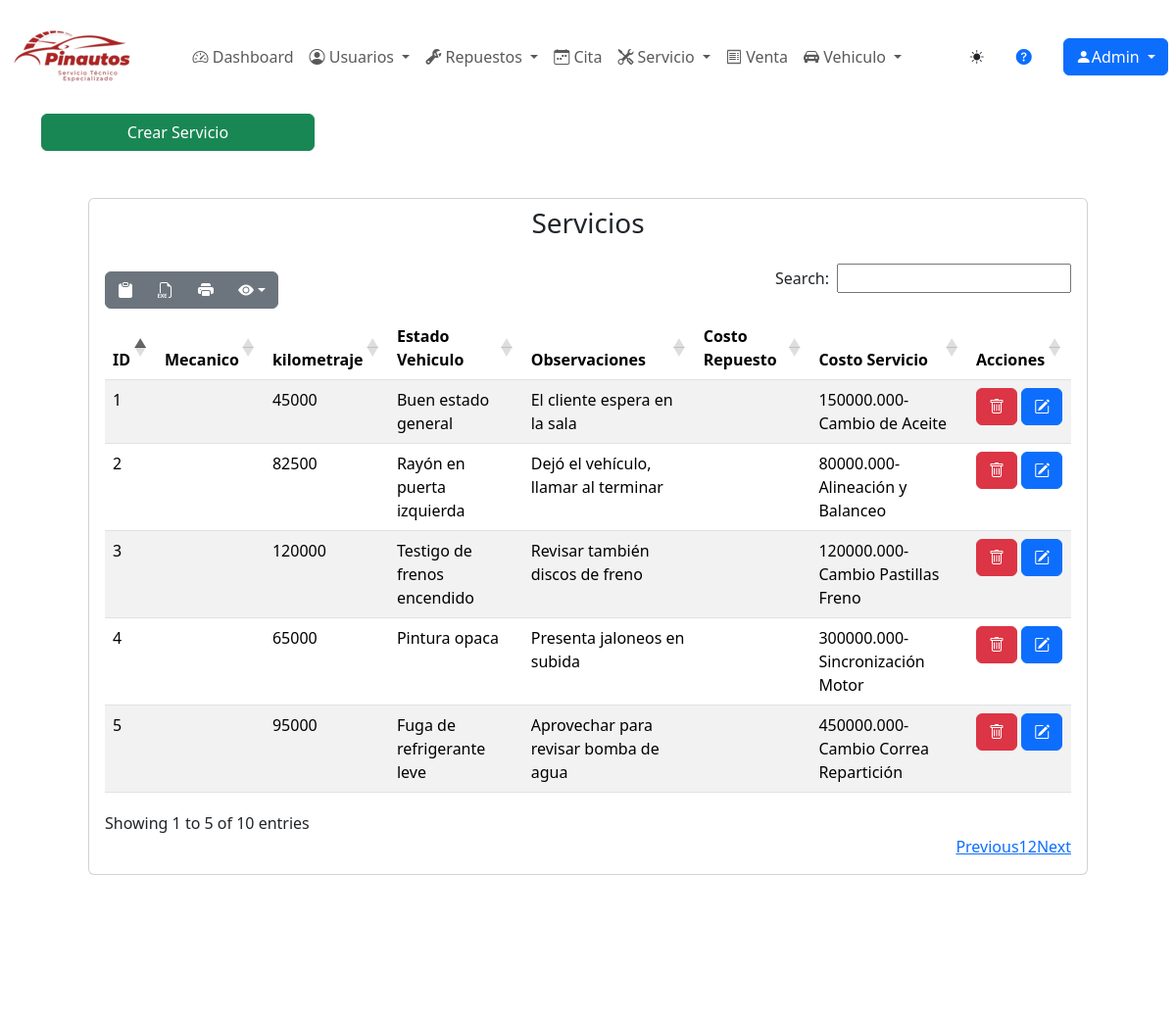
The app's page /servicio/servicio/ (signed in), older data.
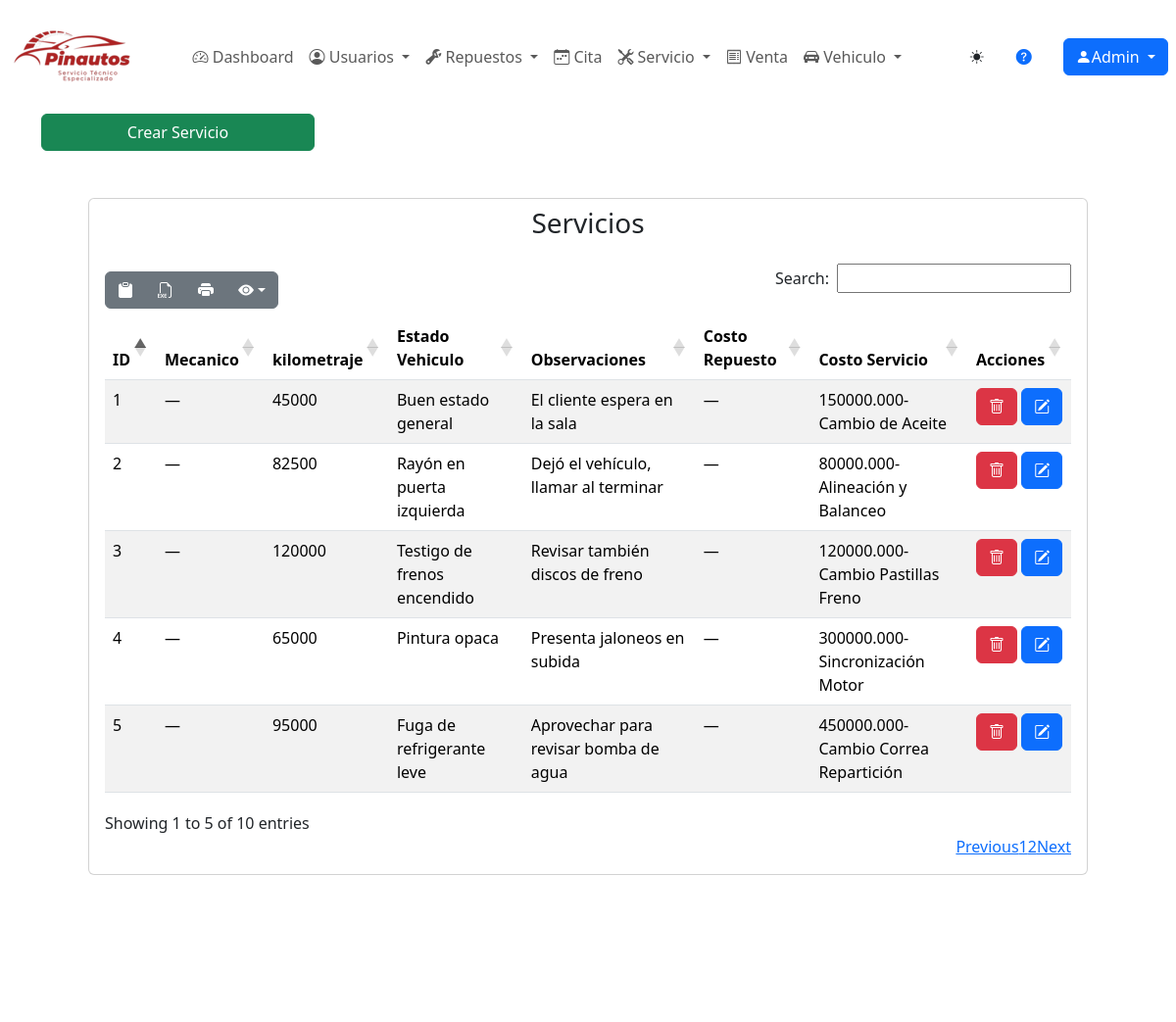
The same page, newer data.
### servicio/models.py (models this page shows, shortened)
class Servicio(models.Model):
    fecha_servicio=models.DateField(verbose_name="Fecha de Registro", help_text="MM/DD/AAAA", default=datetime.date.today)
    nombres= models.ForeignKey(Usuario,on_delete=models.SET_NULL,null=True,blank=True,limit_choices_to={'tipo_usuario': Usuario.TipoUsuario.MECANICO},verbose_name="Mecanico")
    kilometraje=models.CharField(max_length=6, verbose_name="Kilometraje", default=0,validators=[numeric_validator],blank=False)
    estado_vehiculo=models.CharField(max_length=45, verbose_name="Estado del vehiculo",default="",validators=[alphabetic_validator])
    observaciones=models.CharField(max_length=45, verbose_name="Observaciones",default="",validators=[alphabetic_validator])
    nombrerepuesto=models.ForeignKey(Repuesto, on_delete=models.SET_NULL, null=True, blank=True, verbose_name="Costo Repuesto")
    nombreservicio=models.ForeignKey(Detalle_servicio,on_delete=models.SET_NULL,null=True,blank=True,verbose_name="Costo Servicio")
    class Meta:
        verbose_name_plural = "Servicio"

class Detalle_servicio(models.Model):
    nombreservicio= models.CharField(max_length=20,verbose_name="Nombre de Servicio",default="")
    tipo_servicio= models.CharField(max_length=45,verbose_name="Tipo de Servicio",default="")
    duracion = models.DurationField(verbose_name="Duración de la cita", default=datetime.timedelta(seconds=0))
    costoservicio = models.DecimalField(max_digits=10,decimal_places=3,verbose_name="Costo Servico",default=0.000)
    descripcion= models.CharField(max_length=45,verbose_name="Descripción",default="")
    def __str__(self):
        return f"{self.costoservicio}-{self.nombreservicio}"
    class Meta:
        verbose_name_plural = "Detalle_servicio"

### servicio/views.py (the view)
# urls.py: path('servicio/', servicio_listar, name="servicios" ),
@login_required
def servicio_listar(request):
    titulo="Servicio"
    modulo ="Servicio"
    servicio= Servicio.objects.all()
    context={
        "titulo":titulo,
        "modulo":modulo,
        "servicios":servicio
    }
    return render(request,"servicio/servicio/listar.html", context)

### base/templates/servicio/servicio/listar.html (shortened to what this page needs)
{% extends 'partials/body.html' %}
{% load static %}
{% block contenido %}
  <a href="{% url 'servicios-crear' %}" class="btn btn-success w-25">Crear {{titulo}}</a>
  <div class="card fondcard m-5">
    <h3 class="text-center m-2">Servicios</h3>
    <div class="card-body">
            <table id="example2" class="table table-striped" style="width:100%">
              <thead>
                <tr>
                  <th>ID</th>
                  <th>Mecanico</th>
                  <th>kilometraje</th>
                  <th>Estado Vehiculo</th>
                  <th>Observaciones</th>
                  <th>Costo Repuesto</th>
                  <th>Costo Servicio</th>
                  <th>Acciones</th>
                </tr>
              </thead>
              <tbody>
                {% for servicio in servicios %}
                  {% if servicio.estado != "0" %}
                    <tr>
                      <td>{{ servicio.id }}</td>
                      <td>{{ servicio.nombres|default_if_none:"—" }}</td>
                      <td>{{ servicio.kilometraje }}</td>
                      <td>{{ servicio.estado_vehiculo}}</td>
                      <td>{{ servicio.observaciones}}</td>
                      <td>{{ servicio.nombrerepuesto|default_if_none:"—" }}</td>
                      <td>{{ servicio.nombreservicio|default_if_none:"—" }}</td>
                      <td>
                        <button type="button" onclick="changeURL('{{ servicio.id }}')" data-taller-pinautos="{{ servicio.id }}" class="btnEliminar btn btn-danger" data-bs-toggle="modal" data-bs-target="#modalConf">
                          <i class="bi bi-trash"></i>
                        </button>
                        <a class="btn btn-primary" href="{% url 'servicios-modificar' servicio.id %}">
                          <i class="bi bi-pencil-square"></i>
                        </a>
                      </td>
                    </tr>
                  {% endif %}
                {% endfor %}
              </tbody>
            </table>
          </div>
        </div>
      </div>
{% endblock contenido %}

Row changes from the older to the newer data that the page shows:
changed Servicio "Buen estado general": nombres (not shown) → "—"; nombrerepuesto (not shown) → "—"
changed Servicio "Rayón en puerta izquierda": nombres (not shown) → "—"; nombrerepuesto (not shown) → "—"
changed Servicio "Testigo de frenos encendido": nombres (not shown) → "—"; nombrerepuesto (not shown) → "—"
changed Servicio "Pintura opaca": nombres (not shown) → "—"; nombrerepuesto (not shown) → "—"
changed Servicio "Fuga de refrigerante leve": nombres (not shown) → "—"; nombrerepuesto (not shown) → "—"
